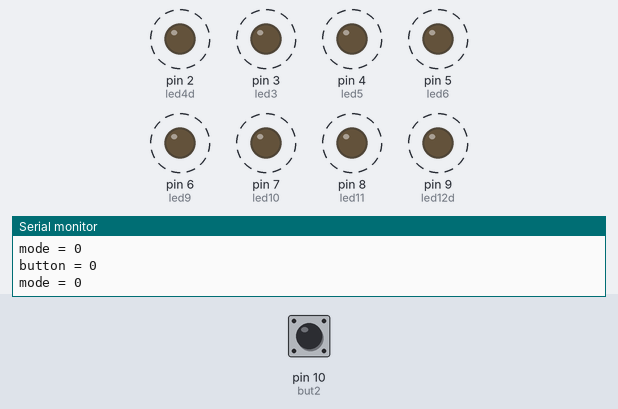
The sketch below on a simulated Arduino Uno, built with avr-gcc and run on an emulated ATmega328P. Shown: output pins drawn as LEDs (lit = HIGH), the last lines printed to the serial monitor. Dashed ring = blinking. The test bench sets the inputs (shaded band); at power-on: pin 10 (but2) LOW.

Above: at 2.2 s.
2.3 s: pin 10 (but2) pulled HIGH for 0.55 s
At 2.45 s:
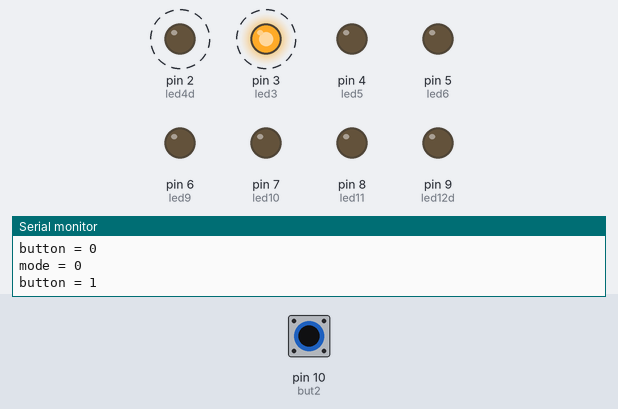
5.3 s: pin 10 (but2) pulled HIGH for 1 s
At 7.0 s:
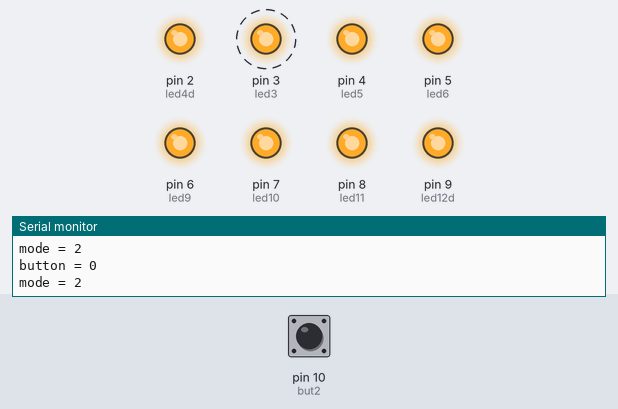
8.3 s: pin 10 (but2) pulled HIGH for 3.2 s
At 12.3 s:
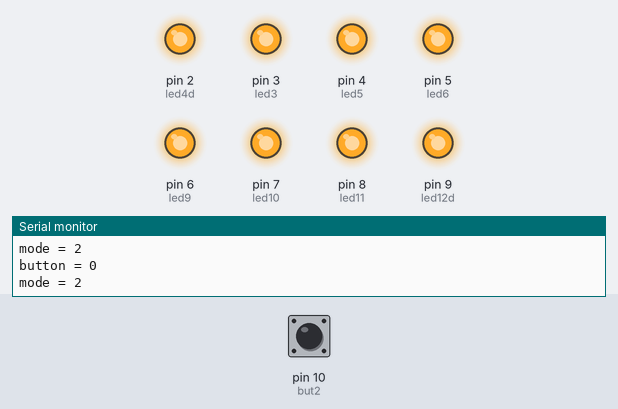
Timing chart, 0 to 13.8 s (numbered marks = the images above; inputs shaded):
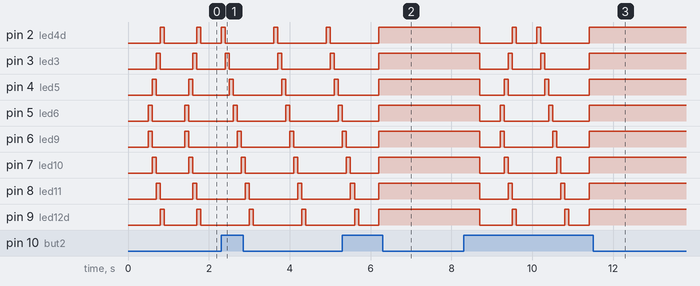

Measured:
- after the input at 2.3 s, pin 2 (led4d): alternates HIGH for 0.10 s and LOW for 1.2 s, starting at once; pin 3 (led3): alternates HIGH for 0.10 s and LOW for 1.2 s, starting after 0.10 s
- after the input at 5.3 s, pin 2 (led4d): goes on until 6.2 s, then stays HIGH
- after the input at 8.3 s, pin 2 (led4d): goes LOW 0.80 s, HIGH 0.10 s, LOW 0.50 s, HIGH 0.10 s, LOW 1.2 s, then HIGH, starting after 0.40 s; pin 3 (led3): goes LOW 0.70 s, HIGH 0.10 s, LOW 0.70 s, HIGH 0.10 s, LOW 1.1 s, then HIGH, starting after 0.40 s
- by itself, pin 2 (led4d), pin 3 (led3), pin 4 (led5), pin 5 (led6), pin 6 (led9), pin 7 (led10), pin 8 (led11), pin 9 (led12d): alternates HIGH for 0.10 s and LOW for 0.80 s

The sketch:

blinkAnalog.ino
```cpp
int led3 = 3;
int led5 = 4;
int led6 = 5;
int led9 = 6;
int led10 = 7;
int led11 = 8;
int led4d = 2;
int led12d = 9;

/* int led3 = 3;
int led5 = 5;
int led6 = 6;
int led9 = 9;
int led10 = 10;
int led11 = 11;
*/

int but2 = 10; //2

//int led4d = 4;
//int led12d = 12;

int pause;
int mode = 0;

// 3,5,6,9,10 и 11

void setup()
{
    pinMode(led3, OUTPUT);
    pinMode(led5, OUTPUT);
    pinMode(led6, OUTPUT);
    pinMode(led9, OUTPUT);
    pinMode(led10, OUTPUT);
    pinMode(led11, OUTPUT);
    pinMode(led4d, OUTPUT);
    pinMode(led12d, OUTPUT);
    pinMode(but2, INPUT);
    Serial.begin(9600);
}

void loop()
{
  Serial.print("mode = ");
  Serial.println(mode);
  delay(500);
  int button;
//  digitalRead(but2) = button;
  Serial.print("button = ");
  Serial.println(digitalRead(but2));

  if (digitalRead(but2) == 1) // 1 - если кнопка нажата
  {
    mode++;
  }

if (mode>3)
  {
  mode=0;
  }

switch (mode) {

      case 0: // горят от центра к краю

  pause = 100;
  digitalWrite(led4d, LOW);
  digitalWrite(led12d, LOW);
    digitalWrite(led3, LOW);
  digitalWrite(led5, LOW);
  digitalWrite(led6, LOW);
  digitalWrite(led9, LOW);
  digitalWrite(led10, LOW);
  digitalWrite(led11, LOW);

 digitalWrite(led6, HIGH);
  digitalWrite(led9, HIGH);
  delay(pause);
  digitalWrite(led6, LOW);
    digitalWrite(led9, LOW);

digitalWrite(led10, HIGH);
  digitalWrite(led5, HIGH);
  delay(pause);
  digitalWrite(led10, LOW);
    digitalWrite(led5, LOW);

    digitalWrite(led11, HIGH);
  digitalWrite(led3, HIGH);
  delay(pause);
  digitalWrite(led11, LOW);
    digitalWrite(led3, LOW);

digitalWrite(led4d, HIGH);
  digitalWrite(led12d, HIGH);
  delay(pause);
  digitalWrite(led4d, LOW);
    digitalWrite(led12d, LOW);

       break;


    case 1:  // диоды бегают
  pause = 100;
  digitalWrite(led4d, LOW);
  digitalWrite(led12d, LOW);
  digitalWrite(led6, LOW);
  digitalWrite(led9, LOW);
  digitalWrite(led10, LOW);
  digitalWrite(led11, LOW);

 digitalWrite(led4d, HIGH);
  delay(pause);
  digitalWrite(led4d, LOW);

  digitalWrite(led3, HIGH);
  delay(pause);
  digitalWrite(led3, LOW);

  digitalWrite(led5, HIGH);
  delay(pause);
  digitalWrite(led5, LOW);

  digitalWrite(led6, HIGH);
  delay(pause);
  digitalWrite(led6, LOW);


  digitalWrite(led9, HIGH);
  delay(pause);
  digitalWrite(led9, LOW);

  digitalWrite(led10, HIGH);
  delay(pause);
  digitalWrite(led10, LOW);

  digitalWrite(led11, HIGH);
  delay(pause);
  digitalWrite(led11, LOW);

  digitalWrite(led12d, HIGH);
  delay(pause);
  digitalWrite(led12d, LOW);

      break;


    case 2:  // все диоды просто горят
  digitalWrite(led3, HIGH);
  digitalWrite(led5, HIGH);
  digitalWrite(led6, HIGH);
  digitalWrite(led4d, HIGH);
  digitalWrite(led12d, HIGH);
  digitalWrite(led9, HIGH);
  digitalWrite(led10, HIGH);
  digitalWrite(led11, HIGH);
      break;


       case 3: // выключено
  digitalWrite(led3, LOW);
  digitalWrite(led5, LOW);
  digitalWrite(led6, LOW);
  digitalWrite(led4d, LOW);
  digitalWrite(led12d, LOW);
  digitalWrite(led9, LOW);
  digitalWrite(led10, LOW);
  digitalWrite(led11, LOW);


       break;


/*           case 4: // яркость
      pause = 4;
       for (int brightness = 0; brightness <= 255; brightness++) {

      analogWrite(led3, brightness);
      analogWrite(led5, brightness);
      analogWrite(led6, brightness);
      analogWrite(led9, brightness);
      analogWrite(led10, brightness);
      analogWrite(led11, brightness);


      delay(pause);
    }

//digitalWrite(led4d, HIGH);
//digitalWrite(led12d, HIGH);

delay(1000);

//digitalWrite(led4d, LOW);
//digitalWrite(led12d, LOW);
 for (int brightness = 255; brightness >= 0; brightness--) {

      analogWrite(led3, brightness);
      analogWrite(led5, brightness);
      analogWrite(led6, brightness);
      analogWrite(led9, brightness);
      analogWrite(led10, brightness);
      analogWrite(led11, brightness);

      delay(pause);
    }


      break;

       case 5:  // яркость
      pause = 6;
      for (int brightness = 0; brightness <= 255; brightness++) {
      analogWrite(led6, brightness);
      analogWrite(led9, brightness);
      delay(pause);
    }

     for (int brightness = 0; brightness <= 255; brightness++) {
     analogWrite(led5, brightness);
     analogWrite(led10, brightness);
     delay(pause);
    }

     for (int brightness = 0; brightness <= 255; brightness++) {
     analogWrite(led3, brightness);
     analogWrite(led11, brightness);
     delay(pause);
    }
    delay(500);
//    digitalWrite(led4d, HIGH);
//    digitalWrite(led12d, HIGH);


       for (int brightness = 255; brightness >=0 ; brightness--) {
      analogWrite(led6, brightness);
      analogWrite(led9, brightness);
      delay(pause);
    }

    for (int brightness = 255; brightness >=0 ; brightness--) {
     analogWrite(led5, brightness);
     analogWrite(led10, brightness);
     delay(pause);
    }

    for (int brightness = 255; brightness >=0 ; brightness--) {
     analogWrite(led3, brightness);
     analogWrite(led11, brightness);
     delay(pause);
    }
 //   delay(1000);
 //   digitalWrite(led4d, LOW);
 //   digitalWrite(led12d, LOW);


       break;

*/

      //  default:
      // выполняется, если не выбрана ни одна альтернатива
      // default необязателен
  }
}

 /*     for (int brightness = 0; brightness < 255; brightness++) {
      analogWrite(Pin7, brightness);
      delay(6);
      }
  analogWrite(analogLed0, 255);   // turn the LED on (HIGH is the voltage level)
 analogWrite(analogLed5, 255);
 analogWrite(analogLed6, 255);
  digitalWrite(Led, HIGH);
  delay(1000);                       // wait for a second
  analogWrite(analogLed0, 0);    // turn the LED off by making the voltage LOW
  analogWrite(analogLed5, 0);
  analogWrite(analogLed6, 0);
  digitalWrite(Led, LOW);
//     for (int brightness = 255; brightness >= 0; brightness--) {
//      analogWrite(Pin7, brightness);
      delay(6);
    }
  delay(1000);
 // analogWrite(ledPin, val / 4); // analogRead возвращает значения от 0 до 1023, analogWrite должно быть в диапозоне от 0 до 255
}*/
```
